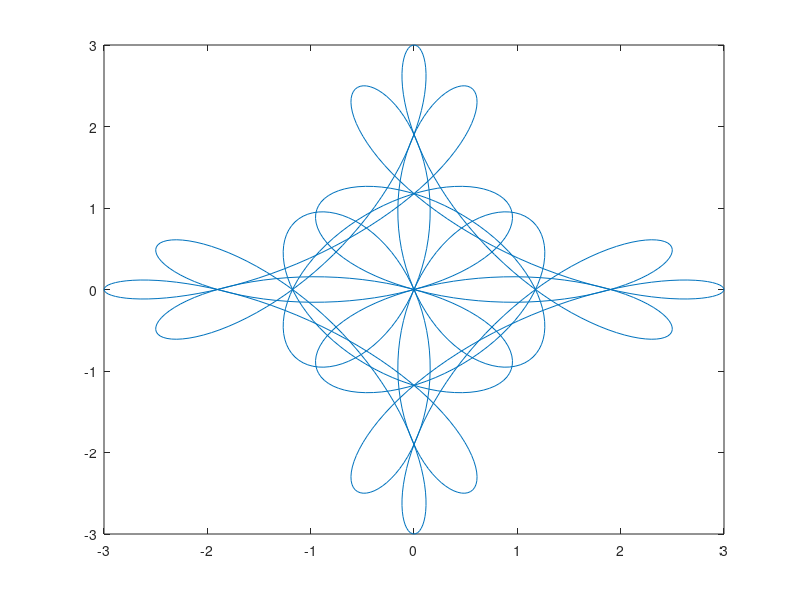

Recreate this plot in MATLAB.
n1 = 13;
n2 = -7;
n3 = -3;
t = 0:0.001:1;
z = exp(i*2*pi*n1*t)+exp(i*2*pi*n2*t)+exp(i*2*pi*n3*t);
plot(real(z),imag(z));